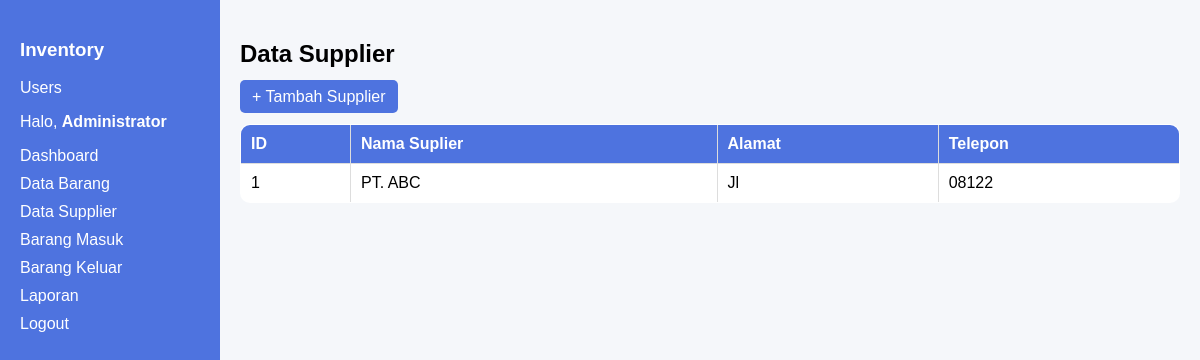
The app's page /supplier.php (signed in) with its own data.
### tables this page shows
CREATE TABLE `supplier` (
  `id_supplier` int(11) NOT NULL,
  `nama_supplier` varchar(100) NOT NULL,
  `alamat` text DEFAULT NULL,
  `telepon` varchar(20) DEFAULT NULL
);

### supplier.php (the view, shortened to what this page needs)
<?php
include 'koneksi.php';
$query = "SELECT * FROM supplier";
$result = mysqli_query($conn, $query);
?>
<!DOCTYPE html>
<html>
<head>
</head>
<body>
   <div class="sidebar">
    <h3>Inventory</h3>
    <a href="users.php">Users</a>
    <p>Halo, <strong><?= htmlspecialchars($_SESSION['user']['nama']) ?></strong></p>
    <a href="dashboard.php">Dashboard</a>
    <a href="barang.php">Data Barang</a>
    <a href="supplier.php">Data Supplier</a>
    <a href="barang_masuk.php">Barang Masuk</a>
    <a href="barang_keluar.php">Barang Keluar</a>
    <a href="laporan.php">Laporan</a>
    <a href="logout.php">Logout</a>
</div>
<div class="content">
    <h2>Data Supplier</h2>
      <a href="tambah_supplier.php" class="add-button">+ Tambah Supplier</a><br><br>
    <table border="1">
        <tr>
            <th>ID</th>
            <th>Nama Suplier</th>
            <th>Alamat</th>
            <th>Telepon</th>
        </tr>
        <?php while ($row = mysqli_fetch_assoc($result)) { ?>
        <tr>
            <td><?php echo htmlspecialchars($row['id_supplier']); ?></td>
            <td><?php echo htmlspecialchars($row['nama_supplier']); ?></td>
            <td><?php echo htmlspecialchars($row['alamat']); ?></td>
            <td><?php echo htmlspecialchars($row['telepon']); ?></td>
        </tr>
        <?php } ?>
    </table>
</body>
</html>

### supplier.php (style rules this page uses)
body { font-family: Arial, sans-serif; margin: 0; padding: 0; background: #f5f7fa; }
.sidebar { width: 180px; height: 100vh; background: #4e73df; color: white; position: fixed; padding: 20px; }
.sidebar a { color: white; text-decoration: none; display: block; margin: 10px 0; }
.content { margin-left: 220px; padding: 20px; }
table { width: 100%; border-collapse: collapse; background: white; border-radius: 10px; overflow: hidden; }
th, td { border: 1px solid #ddd; padding: 10px; text-align: left; }
th { background: #4e73df; color: white; }
.add-button { background: #4e73df; color: white; padding: 8px 12px; border: none; border-radius: 5px; text-decoration: none; }

### records on screen
supplier: id_supplier "1", nama_supplier "PT. ABC", alamat "Jl", telepon "08122"

### other values on screen
$_SESSION['user']['nama'] "Administrator"
